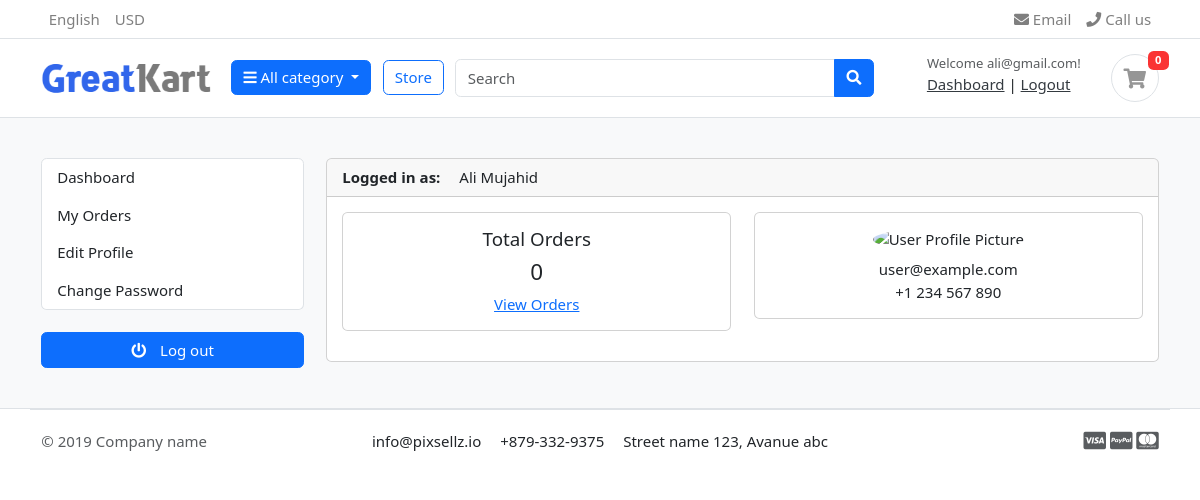
The app's page /accounts/dashboard/ (signed in) with its own data.
### accounts/models.py (models this page shows, shortened)
class Accounts(AbstractBaseUser, PermissionsMixin):
    username = models.CharField(max_length=100, unique=True)
    first_name = models.CharField(max_length=100)
    last_name = models.CharField(max_length=100)
    email = models.EmailField(unique=True)
    phone_no = models.CharField(max_length=15, blank=True, null=True)
    date_joined = models.DateTimeField(auto_now_add=True)
    last_login = models.DateTimeField(auto_now=True)
    is_active = models.BooleanField(default=True)
    is_staff = models.BooleanField(default=False)
    objects = MyAccountManager()
    USERNAME_FIELD = 'email'
    REQUIRED_FIELDS = ['username', 'first_name', 'last_name']
    class Meta:
        verbose_name_plural = 'Accounts'
        ordering = ['-date_joined']

### accounts/views.py (the view)
# urls.py: path('dashboard/', views.dashboard, name='dashboard'),
@login_required
def dashboard(request):
    return render(request, 'dashboard/dashboard.html')

### carts/context_processors.py (called while the page is built)
def cart_total(request, total_quantity = 0):
    try:
        cart = Cart.objects.get(cart_id=_cart_id(request))
        cart_items = CartItem.objects.filter(cart=cart, is_active=True)
        for cart_item in cart_items:
            total_quantity = total_quantity + cart_item.quantity
    except Cart.DoesNotExist:
        pass
    return {'total_quantity': total_quantity}

### carts/views.py (called while the page is built)
def _cart_id(request):
    cart = request.session.session_key
    if not cart:
        cart = request.session.create()
    return cart

### category/context_processors.py (called while the page is built)
def category_links(request):
    category_link = Category.objects.all()
    return dict(category_link=category_link)

### templates/dashboard/dashboard.html (shortened to what this page needs)
{% extends 'base.html' %}
{% block content %}
<section class="section-content padding-y bg">
  <div class="container">
    <div class="row">
      {% include 'dashboard/dashboard_sidebar.html' %}
      <main class="col-md-9">
        <article class="card">
          <header class="card-header">
            <strong class="d-inline-block mr-3">Logged in as:</strong>
            {% if user.first_name and user.last_name %}
              <span>{{ user.first_name }} {{ user.last_name }}</span>
            {% else %}
              <span>{{ user.username }}</span>
            {% endif %}
          </header>
          <div class="card-body">
            <div class="row">
              <div class="col-md-6 mb-3">
                <div class="card text-center">
                  <div class="card-body">
                    <h5 class="card-title">Total Orders</h5>
                    <h4>0</h4>
                    <a href="#">View Orders</a>
                  </div>
                </div>
              </div>
              <div class="col-md-6 mb-3">
                <div class="card text-center">
                  <div class="card-body">
                    <img src="profile-picture.jpg" alt="User Profile Picture" width="50" height="50" class="rounded-circle mb-2">
                    <p class="mb-0">user@example.com</p>
                    <p>+1 234 567 890</p>
                  </div>
                </div>
              </div>
            </div>
          </div>
        </article>
      </main>
    </div>
  </div>
</section>
{% endblock %}

### templates/includes/header.html (shortened to what this page needs)
{% load static %}
<header class="section-header">
  <nav class="navbar p-md-0 navbar-expand-sm navbar-light border-bottom">
    <div class="container">
      <div class="collapse navbar-collapse" id="navbarTop4">
        <ul class="navbar-nav mr-auto">
          <li class="nav-item dropdown">
            <a href="#" class="nav-link"> English </a>
          </li>
          <li class="nav-item dropdown">
            <a href="#" class="nav-link"> USD </a>
          </li>
        </ul>
        <ul class="navbar-nav">
          <li>
            <a href="#" class="nav-link">
              <i class="fa fa-envelope"></i> Email
            </a>
          </li>
          <li>
            <a href="#" class="nav-link">
              <i class="fa fa-phone"></i> Call us
            </a>
          </li>
        </ul>
      </div>
    </div>
  </nav>
  <section class="header-main border-bottom">
    <div class="container">
      <div class="row align-items-center">
        <div class="col-lg-2 col-md-3 col-6">
          <a href="/" class="brand-wrap">
            <img class="logo" src="{% static '/images/logo.png' %}" />
          </a>
        </div>
        <div class="col-lg col-sm col-md col-6 flex-grow-0">
          <div class="category-wrap dropdown d-inline-block float-right">
            <button
              type="button"
              class="btn btn-primary dropdown-toggle"
              data-toggle="dropdown"
            >
              <i class="fa fa-bars"></i> All category
            </button>
          </div>
        </div>
        <a href="{% url 'view_products' %}" class="btn btn-outline-primary" style="width: auto;"
          >Store</a
        >
        <div class="col-lg col-md-6 col-sm-12 col">
          <form action="{% url 'search' %}" class="search">
            <div class="input-group w-100">
              <input
                type="text"
                class="form-control"
                style="width: 60%"
                placeholder="Search"
                name="keyword"
              />
              <div class="input-group-append">
                <button class="btn btn-primary" type="submit">
                  <i class="fa fa-search"></i>
                </button>
              </div>
            </div>
          </form>
        </div>
        <div class="col-lg-3 col-sm-6 col-8 order-2 order-lg-3">
          <div class="d-flex justify-content-end mb-3 mb-lg-0">
            <div class="widget-header">
              {% if user.is_authenticated %}
              <small class="title text-muted">Welcome {{ user.email }}!</small>
              <div>
                <a href="{% url 'dashboard' %}">Dashboard</a>
                <span class="dark-transp"> | </span>
                <a href="{% url 'logout' %}"> Logout</a>
              </div>
              {% endif %}
            </div>
            <a href="{% url 'cart_detail' %}" class="widget-header pl-3 ml-3">
              <div class="icon icon-sm rounded-circle border">
                <i class="fa fa-shopping-cart"></i>
              </div>
              <span class="badge badge-pill badge-danger notify"
                >{{ total_quantity }}</span
              >
            </a>
          </div>
        </div>
      </div>
    </div>
  </section>
</header>

### static/css/ui.css (style rules this page uses)
html { font-family: "Inter", sans-serif; font-size: 15px; }
.icon-xs, .icon-sm, .icon-md, .icon-lg { display: inline-block; text-align: center; flex-shrink: 0; flex-grow: 0; }
.icon-sm { width: 48px; height: 48px; line-height: 48px !important; font-size: 20px; }
.padding-y { padding-top: 40px; padding-bottom: 40px; }
article:after, .form-group:after { display: block; clear: both; content: ""; }
.bg { background-color: #f8f9fa; }
p:last-child { margin-bottom: 0; }
.header-main { position: relative; padding-top: 1rem; padding-bottom: 1rem; }
.brand-wrap .logo, .navbar-brand .logo { margin-right: 7px; max-height: 42px; display: inline-block; }
.widget-header { display: inline-block; vertical-align: middle; position: relative; }
.widget-header a { color: #343a40; }
.widget-header i { color: #969696; }
.widget-header .title { display: block; }
.widget-header .notify { position: absolute; top: -3px; right: -10px; }
.notify { position: absolute; top: -4px; right: -10px; display: inline-block; padding: 0.25em 0.6em; font-size: 12px; line-height: 1; text-align: center; border-radius: 3rem; color: #fff; background-color: #fa3434; }

### records on screen
Accounts: email "ali@gmail.com", first_name "Ali", last_name "Mujahid"

### other values on screen
{{ total_quantity }} "0"
